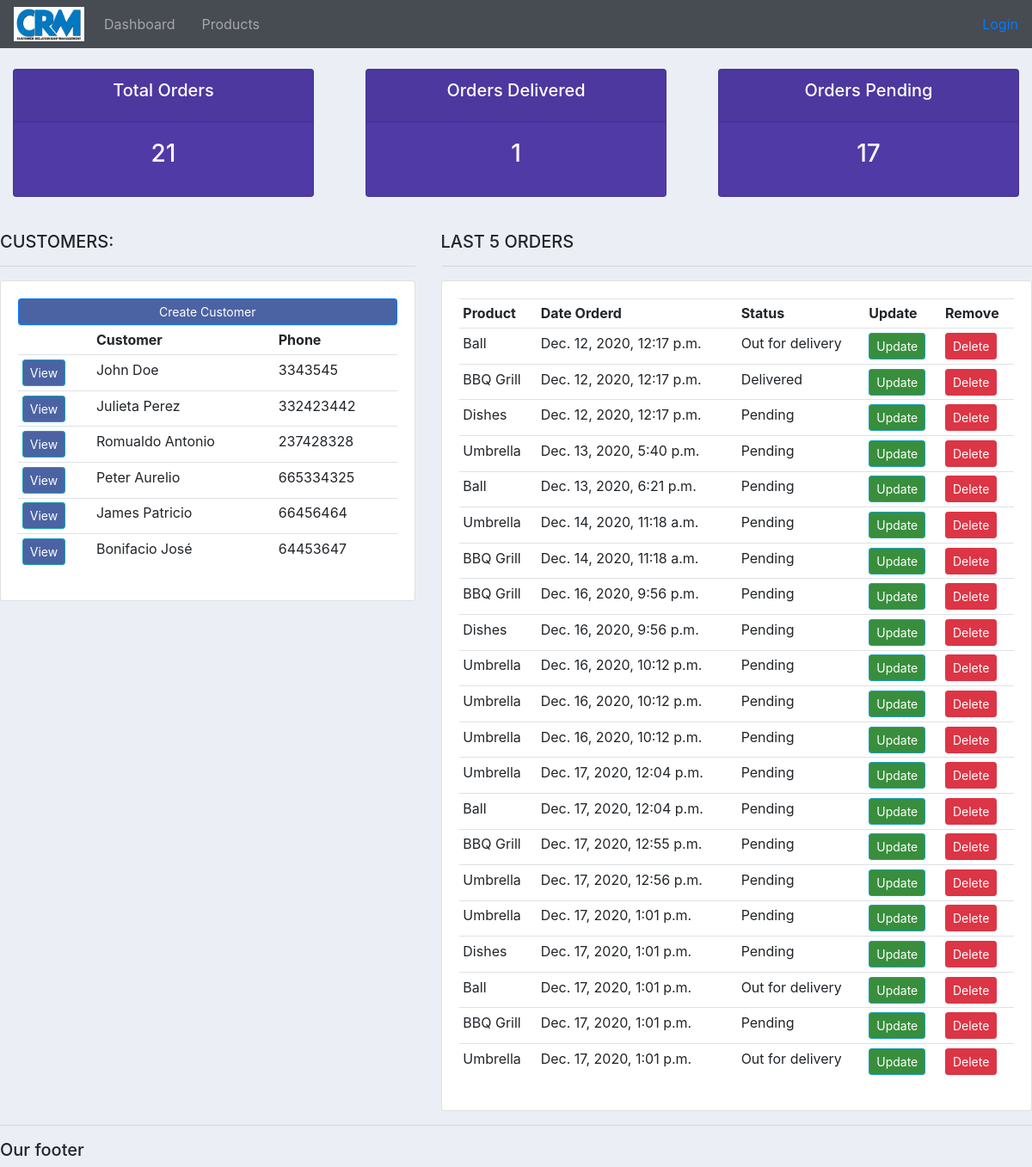
The app's page /, older data.
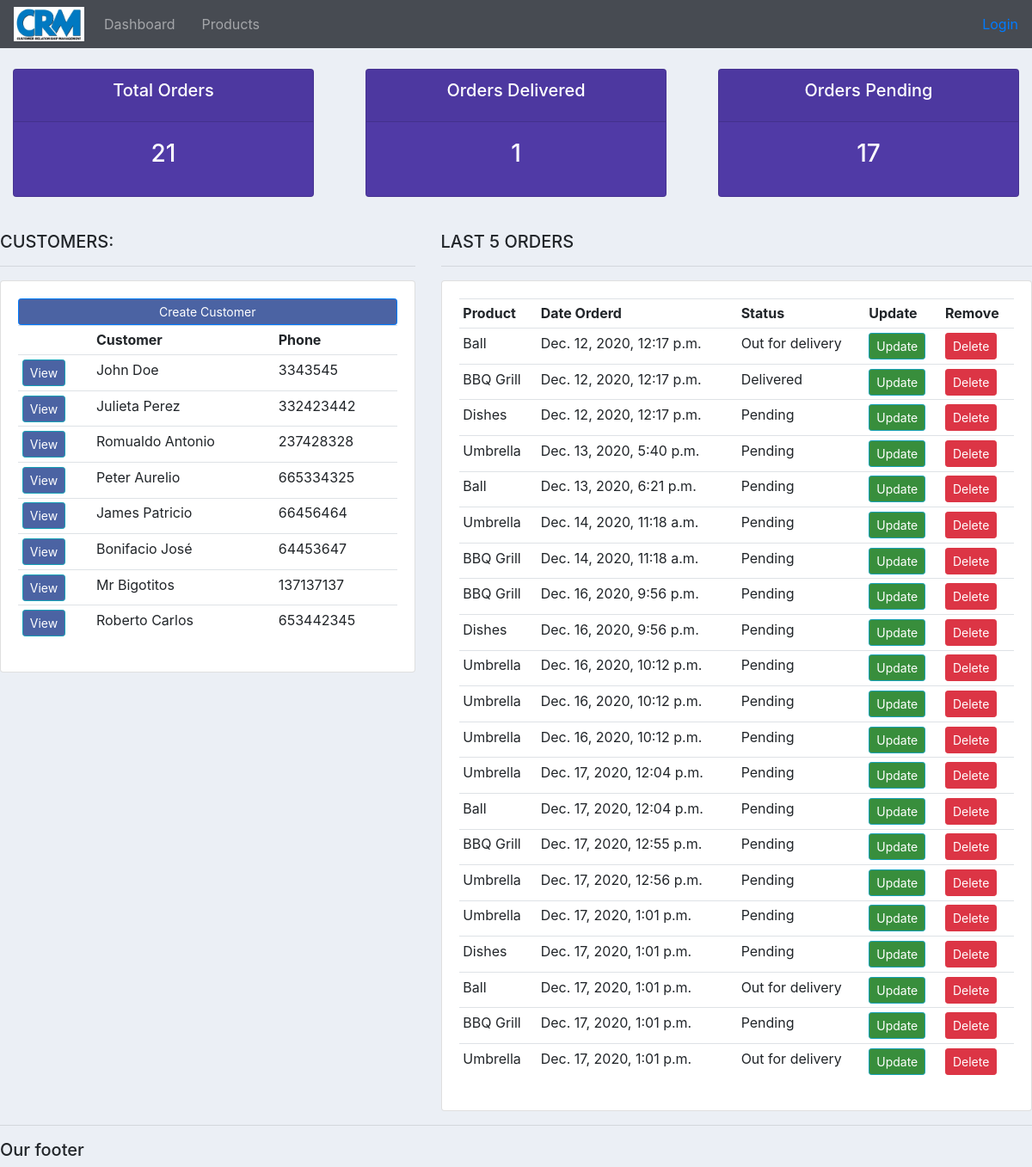
The same page, newer data.
### accounts/models.py (models this page shows, shortened)
class Customer(models.Model):
    user = models.OneToOneField(User, null=True, blank=True, on_delete=models.CASCADE)
    name = models.CharField(max_length=64, null=True)
    phone = models.CharField(max_length=64, null=True)
    email = models.CharField(max_length=64, null=True)
    profile_pic = models.ImageField(default="profile2.png", null=True, blank=True)
    adress = models.CharField(max_length=64, null=True)
    date_created = models.DateTimeField(auto_now_add=True, null=True)

class Order(models.Model):
    STATUS = (
        ('Pending', 'Pending'),
        ('Out for delivery', 'Out for delivery'),
        ('Delivered', 'Delivered'),
    )
    customer = models.ForeignKey(Customer, null=True, on_delete=models.SET_NULL)
    product = models.ForeignKey(Product, null=True, on_delete=models.SET_NULL)
    date_created = models.DateTimeField(auto_now_add=True, null=True)
    status = models.CharField(max_length=64, null=True, choices=STATUS)
    note = models.CharField(max_length=1000, null=True)
    seller = models.ManyToManyField(Seller)

class Product(models.Model):
    CATEGORY = (
        ('Indoor', 'Indoor'),
        ('Outdoor', 'Outdoor')
    )
    seller = models.ForeignKey(Seller, null=True, on_delete=models.CASCADE)
    name = models.CharField(max_length=64, null=True)
    price = models.FloatField(null=True)
    category = models.CharField(max_length=64, null=True, choices=CATEGORY)
    description = models.CharField(max_length=200, null=True, blank=True)
    date_created = models.DateTimeField(auto_now_add=True, null=True)
    tags = models.ManyToManyField(Tag)
    def __str__(self):
        return self.name

### accounts/views.py (the view)
# urls.py: path('', views.home, name="home"),
def home(request):
    orders = Order.objects.all()
    customers = Customer.objects.all()
    total_orders = orders.count()
    total_customers = customers.count()
    delivered = orders.filter(status='Delivered').count()
    pending = orders.filter(status='Pending').count()
    context = {'orders':orders,'customers':customers,
               'total_orders':total_orders, 'delivered':delivered,
               'pending':pending}
    return render(request, 'accounts/dashboard.html', context)

### accounts/templates/accounts/dashboard.html (shortened to what this page needs)
{% extends "accounts/main.html" %}
{% block content %}
{% include "accounts/status.html" %}
<br>
<div class="row">
	<div class="col-md-5">
		<h5>CUSTOMERS:</h5>
		<hr>
		<div class="card card-body">
			<a id="custom_btn1" class="btn btn-primary  btn-sm btn-block" href="">Create Customer</a>
			<table class="table table-sm">
				<tr>
					<th></th>
					<th>Customer</th>
					<th>Phone</th>
				</tr>
				{% for customer in customers %}
					<tr>
						<td><a id="custom_btn2" class="btn btn-sm btn-info" href="{% url 'accounts:customers' customer.id  %}">View</a></td>
						<td>{{customer.name}}</td>
						<td>{{customer.phone}}</td>
					</tr>
				{% endfor %}
			</table>
		</div>
	</div>
	<div class="col-md-7">
		<h5>LAST 5 ORDERS</h5>
		<hr>
		<div class="card card-body">
			<table class="table table-sm">
				<tr>
					<th>Product</th>
					<th>Date Orderd</th>
					<th>Status</th>
					<th>Update</th>
					<th>Remove</th>
				</tr>
				{% for order in orders %}
					<tr>
						<td>{{order.product}}</td>
						<td>{{order.date_created}}</td>
						<td>{{order.status}}</td>
						<td><a id="custom_btn3" class="btn btn-sm btn-info" href="{% url 'accounts:update_order' order.id %}">Update</a></td>
						<td><a class="btn btn-sm btn-danger" href="{% url 'accounts:delete_order' order.id %}">Delete</a></td>
					</tr>
				{% endfor %}
			</table>
		</div>
	</div>
</div>
{% endblock %}

Row changes from the older to the newer data that the page shows:
added Customer: name "Mr Bigotitos", phone "137137137"
added Customer: name "Roberto Carlos", phone "653442345"
